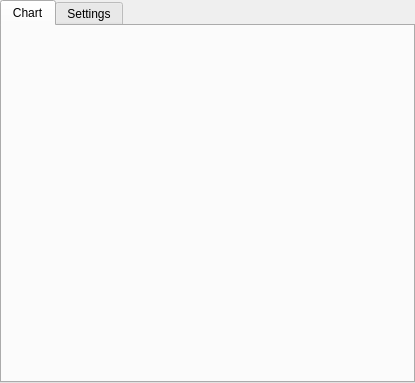
<?xml version="1.0" encoding="UTF-8"?>
<ui version="4.0">
 <class>PieChart</class>
 <widget class="QWidget" name="PieChart">
  <property name="geometry">
   <rect>
    <x>0</x>
    <y>0</y>
    <width>415</width>
    <height>383</height>
   </rect>
  </property>
  <property name="windowTitle">
   <string>PieChart</string>
  </property>
  <property name="windowIcon">
   <iconset resource="../icons.qrc">
    <normaloff>:/images/piechart.ico</normaloff>:/images/piechart.ico</iconset>
  </property>
  <layout class="QVBoxLayout" name="verticalLayout">
   <property name="spacing">
    <number>0</number>
   </property>
   <property name="leftMargin">
    <number>0</number>
   </property>
   <property name="topMargin">
    <number>0</number>
   </property>
   <property name="rightMargin">
    <number>0</number>
   </property>
   <property name="bottomMargin">
    <number>0</number>
   </property>
   <item>
    <widget class="QTabWidget" name="tabWidget">
     <property name="currentIndex">
      <number>0</number>
     </property>
     <widget class="QWidget" name="tab">
      <attribute name="title">
       <string>Chart</string>
      </attribute>
      <layout class="QVBoxLayout" name="verticalLayout_2">
       <property name="spacing">
        <number>0</number>
       </property>
       <property name="leftMargin">
        <number>0</number>
       </property>
       <property name="topMargin">
        <number>0</number>
       </property>
       <property name="rightMargin">
        <number>0</number>
       </property>
       <property name="bottomMargin">
        <number>0</number>
       </property>
       <item>
        <widget class="QtCharts::QChartView" name="chartView" native="true"/>
       </item>
      </layout>
     </widget>
     <widget class="QWidget" name="tab_2">
      <attribute name="title">
       <string>Settings</string>
      </attribute>
      <layout class="QVBoxLayout" name="verticalLayout_3">
       <item>
        <widget class="QScrollArea" name="scrollArea">
         <property name="widgetResizable">
          <bool>true</bool>
         </property>
         <widget class="QWidget" name="scrollAreaWidgetContents">
          <property name="geometry">
           <rect>
            <x>0</x>
            <y>0</y>
            <width>372</width>
            <height>785</height>
           </rect>
          </property>
          <layout class="QVBoxLayout" name="verticalLayout_4">
           <item>
            <widget class="QGroupBox" name="groupBox">
             <property name="title">
              <string>Basic</string>
             </property>
             <layout class="QFormLayout" name="formLayout">
              <item row="0" column="0">
               <widget class="QLabel" name="label">
                <property name="text">
                 <string>ID</string>
                </property>
               </widget>
              </item>
              <item row="0" column="1">
               <widget class="QLineEdit" name="idEdit"/>
              </item>
              <item row="1" column="0">
               <widget class="QLabel" name="label_2">
                <property name="text">
                 <string>Title</string>
                </property>
               </widget>
              </item>
              <item row="1" column="1">
               <widget class="QLineEdit" name="titleEdit">
                <property name="text">
                 <string>Simple Pie Chart</string>
                </property>
               </widget>
              </item>
             </layout>
            </widget>
           </item>
           <item>
            <widget class="QGroupBox" name="groupBox_2">
             <property name="title">
              <string>Misc</string>
             </property>
             <layout class="QFormLayout" name="formLayout_2">
              <item row="7" column="0">
               <widget class="QLabel" name="label_13">
                <property name="text">
                 <string>Animation</string>
                </property>
               </widget>
              </item>
              <item row="7" column="1">
               <widget class="QComboBox" name="animationComboBox">
                <property name="currentIndex">
                 <number>2</number>
                </property>
                <item>
                 <property name="text">
                  <string>No Animation</string>
                 </property>
                </item>
                <item>
                 <property name="text">
                  <string>Grid/Axis Animation</string>
                 </property>
                </item>
                <item>
                 <property name="text">
                  <string>Series Animation</string>
                 </property>
                </item>
                <item>
                 <property name="text">
                  <string>All Animations</string>
                 </property>
                </item>
               </widget>
              </item>
              <item row="8" column="0">
               <widget class="QLabel" name="label_17">
                <property name="text">
                 <string>Theme</string>
                </property>
               </widget>
              </item>
              <item row="8" column="1">
               <widget class="QComboBox" name="themeComboBox">
                <item>
                 <property name="text">
                  <string>Light</string>
                 </property>
                </item>
                <item>
                 <property name="text">
                  <string>Blue Cerulean</string>
                 </property>
                </item>
                <item>
                 <property name="text">
                  <string>Dark</string>
                 </property>
                </item>
                <item>
                 <property name="text">
                  <string>Brown Sand</string>
                 </property>
                </item>
                <item>
                 <property name="text">
                  <string>Blue NCS</string>
                 </property>
                </item>
                <item>
                 <property name="text">
                  <string>High Contrast</string>
                 </property>
                </item>
                <item>
                 <property name="text">
                  <string>Blue Icy</string>
                 </property>
                </item>
                <item>
                 <property name="text">
                  <string>Qt</string>
                 </property>
                </item>
               </widget>
              </item>
              <item row="9" column="0">
               <widget class="QCheckBox" name="antialiasingCheckBox">
                <property name="text">
                 <string>Anti-Aliasing</string>
                </property>
                <property name="checked">
                 <bool>true</bool>
                </property>
               </widget>
              </item>
              <item row="0" column="0">
               <widget class="QLabel" name="label_3">
                <property name="text">
                 <string>Horizontal Position</string>
                </property>
               </widget>
              </item>
              <item row="1" column="0">
               <widget class="QLabel" name="label_4">
                <property name="text">
                 <string>Vertical Position</string>
                </property>
               </widget>
              </item>
              <item row="2" column="0">
               <widget class="QLabel" name="label_5">
                <property name="text">
                 <string>Size Factor</string>
                </property>
               </widget>
              </item>
              <item row="3" column="0">
               <widget class="QLabel" name="label_18">
                <property name="text">
                 <string>Start Angle</string>
                </property>
               </widget>
              </item>
              <item row="4" column="0">
               <widget class="QLabel" name="label_19">
                <property name="text">
                 <string>End Angle</string>
                </property>
               </widget>
              </item>
              <item row="5" column="0">
               <widget class="QLabel" name="label_20">
                <property name="text">
                 <string>Hole Size</string>
                </property>
               </widget>
              </item>
              <item row="6" column="0">
               <widget class="QCheckBox" name="explodeSliceCheckBox">
                <property name="text">
                 <string>Explode Slice On Hover</string>
                </property>
                <property name="checked">
                 <bool>true</bool>
                </property>
               </widget>
              </item>
              <item row="0" column="1">
               <widget class="QDoubleSpinBox" name="hPosSpinBox">
                <property name="maximum">
                 <double>1.000000000000000</double>
                </property>
                <property name="singleStep">
                 <double>0.100000000000000</double>
                </property>
                <property name="value">
                 <double>0.500000000000000</double>
                </property>
               </widget>
              </item>
              <item row="1" column="1">
               <widget class="QDoubleSpinBox" name="vPosSpinBox">
                <property name="maximum">
                 <double>1.000000000000000</double>
                </property>
                <property name="singleStep">
                 <double>0.100000000000000</double>
                </property>
                <property name="value">
                 <double>0.500000000000000</double>
                </property>
               </widget>
              </item>
              <item row="2" column="1">
               <widget class="QDoubleSpinBox" name="sizeFactorSpinBox">
                <property name="maximum">
                 <double>1.000000000000000</double>
                </property>
                <property name="singleStep">
                 <double>0.100000000000000</double>
                </property>
                <property name="value">
                 <double>0.700000000000000</double>
                </property>
               </widget>
              </item>
              <item row="3" column="1">
               <widget class="QDoubleSpinBox" name="startAngleSpinBox">
                <property name="minimum">
                 <double>-360.000000000000000</double>
                </property>
                <property name="maximum">
                 <double>360.000000000000000</double>
                </property>
                <property name="singleStep">
                 <double>1.000000000000000</double>
                </property>
                <property name="value">
                 <double>0.000000000000000</double>
                </property>
               </widget>
              </item>
              <item row="4" column="1">
               <widget class="QDoubleSpinBox" name="endAngleSpinBox">
                <property name="minimum">
                 <double>-360.000000000000000</double>
                </property>
                <property name="maximum">
                 <double>360.000000000000000</double>
                </property>
                <property name="singleStep">
                 <double>1.000000000000000</double>
                </property>
                <property name="value">
                 <double>360.000000000000000</double>
                </property>
               </widget>
              </item>
              <item row="5" column="1">
               <widget class="QDoubleSpinBox" name="holeSizeSpinBox">
                <property name="maximum">
                 <double>0.700000000000000</double>
                </property>
                <property name="singleStep">
                 <double>0.100000000000000</double>
                </property>
                <property name="value">
                 <double>0.000000000000000</double>
                </property>
               </widget>
              </item>
             </layout>
            </widget>
           </item>
           <item>
            <widget class="QGroupBox" name="groupBox_3">
             <property name="title">
              <string>Legend</string>
             </property>
             <layout class="QFormLayout" name="formLayout_3">
              <item row="0" column="0">
               <widget class="QCheckBox" name="legendShowCheckBox">
                <property name="text">
                 <string>Show Legends</string>
                </property>
                <property name="checked">
                 <bool>true</bool>
                </property>
               </widget>
              </item>
              <item row="1" column="0">
               <widget class="QLabel" name="label_6">
                <property name="text">
                 <string>Position</string>
                </property>
               </widget>
              </item>
              <item row="1" column="1">
               <widget class="QComboBox" name="legendPositionComboBox">
                <property name="currentIndex">
                 <number>2</number>
                </property>
                <item>
                 <property name="text">
                  <string>Top</string>
                 </property>
                </item>
                <item>
                 <property name="text">
                  <string>Right</string>
                 </property>
                </item>
                <item>
                 <property name="text">
                  <string>Bottom</string>
                 </property>
                </item>
                <item>
                 <property name="text">
                  <string>Left</string>
                 </property>
                </item>
                <item>
                 <property name="text">
                  <string>Detached</string>
                 </property>
                </item>
               </widget>
              </item>
              <item row="2" column="1">
               <widget class="QGroupBox" name="legendDetachedParamGroup">
                <property name="title">
                 <string>Detached Parameters</string>
                </property>
                <layout class="QFormLayout" name="formLayout_4">
                 <item row="0" column="0">
                  <widget class="QLabel" name="label_9">
                   <property name="text">
                    <string>HPos</string>
                   </property>
                  </widget>
                 </item>
                 <item row="0" column="1">
                  <widget class="QDoubleSpinBox" name="legendHPosSpinBox">
                   <property name="maximum">
                    <double>1920.000000000000000</double>
                   </property>
                   <property name="value">
                    <double>150.000000000000000</double>
                   </property>
                  </widget>
                 </item>
                 <item row="1" column="0">
                  <widget class="QLabel" name="label_10">
                   <property name="text">
                    <string>VPos</string>
                   </property>
                  </widget>
                 </item>
                 <item row="1" column="1">
                  <widget class="QDoubleSpinBox" name="legendVPosSpinBox">
                   <property name="maximum">
                    <double>1920.000000000000000</double>
                   </property>
                   <property name="value">
                    <double>150.000000000000000</double>
                   </property>
                  </widget>
                 </item>
                 <item row="2" column="0">
                  <widget class="QLabel" name="label_11">
                   <property name="text">
                    <string>Width</string>
                   </property>
                  </widget>
                 </item>
                 <item row="2" column="1">
                  <widget class="QDoubleSpinBox" name="legendWidthSpinBox">
                   <property name="maximum">
                    <double>1920.000000000000000</double>
                   </property>
                   <property name="value">
                    <double>150.000000000000000</double>
                   </property>
                  </widget>
                 </item>
                 <item row="3" column="0">
                  <widget class="QLabel" name="label_12">
                   <property name="text">
                    <string>Height</string>
                   </property>
                  </widget>
                 </item>
                 <item row="3" column="1">
                  <widget class="QDoubleSpinBox" name="legendHeightSpinBox">
                   <property name="maximum">
                    <double>1920.000000000000000</double>
                   </property>
                   <property name="value">
                    <double>75.000000000000000</double>
                   </property>
                  </widget>
                 </item>
                </layout>
               </widget>
              </item>
              <item row="3" column="0">
               <widget class="QLabel" name="label_8">
                <property name="text">
                 <string>Font</string>
                </property>
               </widget>
              </item>
              <item row="3" column="1">
               <widget class="QFontComboBox" name="legendFontComboBox"/>
              </item>
              <item row="6" column="0">
               <layout class="QHBoxLayout" name="horizontalLayout">
                <property name="leftMargin">
                 <number>0</number>
                </property>
                <property name="topMargin">
                 <number>0</number>
                </property>
                <item>
                 <widget class="QPushButton" name="legendBoldCheckBox">
                  <property name="toolTip">
                   <string>Bold</string>
                  </property>
                  <property name="text">
                   <string/>
                  </property>
                  <property name="icon">
                   <iconset resource="../icons.qrc">
                    <normaloff>:/images/format-text-bold.png</normaloff>:/images/format-text-bold.png</iconset>
                  </property>
                  <property name="iconSize">
                   <size>
                    <width>20</width>
                    <height>20</height>
                   </size>
                  </property>
                  <property name="checkable">
                   <bool>true</bool>
                  </property>
                  <property name="flat">
                   <bool>true</bool>
                  </property>
                 </widget>
                </item>
                <item>
                 <widget class="QPushButton" name="legendItalicCheckBox">
                  <property name="toolTip">
                   <string>Italic</string>
                  </property>
                  <property name="text">
                   <string/>
                  </property>
                  <property name="icon">
                   <iconset resource="../icons.qrc">
                    <normaloff>:/images/format-text-italic.png</normaloff>:/images/format-text-italic.png</iconset>
                  </property>
                  <property name="iconSize">
                   <size>
                    <width>20</width>
                    <height>20</height>
                   </size>
                  </property>
                  <property name="checkable">
                   <bool>true</bool>
                  </property>
                  <property name="flat">
                   <bool>true</bool>
                  </property>
                 </widget>
                </item>
                <item>
                 <widget class="QPushButton" name="legendUnderlineCheckBox">
                  <property name="toolTip">
                   <string>Underline</string>
                  </property>
                  <property name="text">
                   <string/>
                  </property>
                  <property name="icon">
                   <iconset resource="../icons.qrc">
                    <normaloff>:/images/format-text-underline.png</normaloff>:/images/format-text-underline.png</iconset>
                  </property>
                  <property name="iconSize">
                   <size>
                    <width>20</width>
                    <height>20</height>
                   </size>
                  </property>
                  <property name="checkable">
                   <bool>true</bool>
                  </property>
                  <property name="checked">
                   <bool>false</bool>
                  </property>
                  <property name="flat">
                   <bool>true</bool>
                  </property>
                 </widget>
                </item>
               </layout>
              </item>
              <item row="6" column="1">
               <layout class="QHBoxLayout" name="horizontalLayout_2">
                <property name="topMargin">
                 <number>4</number>
                </property>
                <item>
                 <widget class="QLabel" name="label_7">
                  <property name="sizePolicy">
                   <sizepolicy hsizetype="Preferred" vsizetype="MinimumExpanding">
                    <horstretch>0</horstretch>
                    <verstretch>0</verstretch>
                   </sizepolicy>
                  </property>
                  <property name="text">
                   <string>Font Size</string>
                  </property>
                 </widget>
                </item>
                <item>
                 <widget class="QDoubleSpinBox" name="legendFontSizeSpinBox">
                  <property name="sizePolicy">
                   <sizepolicy hsizetype="Expanding" vsizetype="Fixed">
                    <horstretch>0</horstretch>
                    <verstretch>0</verstretch>
                   </sizepolicy>
                  </property>
                  <property name="alignment">
                   <set>Qt::AlignLeading|Qt::AlignLeft|Qt::AlignVCenter</set>
                  </property>
                  <property name="value">
                   <double>8.250000000000000</double>
                  </property>
                 </widget>
                </item>
               </layout>
              </item>
             </layout>
            </widget>
           </item>
           <item>
            <widget class="QGroupBox" name="groupBox_4">
             <property name="title">
              <string>Labels</string>
             </property>
             <layout class="QFormLayout" name="formLayout_5">
              <item row="0" column="0">
               <widget class="QCheckBox" name="showLabelsCheckBox">
                <property name="text">
                 <string>Show Labels</string>
                </property>
                <property name="checked">
                 <bool>true</bool>
                </property>
               </widget>
              </item>
              <item row="1" column="0">
               <widget class="QLabel" name="label_14">
                <property name="toolTip">
                 <string>Only applicable when position is set to &quot;Outside&quot;</string>
                </property>
                <property name="text">
                 <string>Label Arm Length</string>
                </property>
               </widget>
              </item>
              <item row="1" column="1">
               <widget class="QDoubleSpinBox" name="labelArmLengthSpinBox">
                <property name="minimum">
                 <double>0.000000000000000</double>
                </property>
                <property name="maximum">
                 <double>99.000000000000000</double>
                </property>
                <property name="singleStep">
                 <double>0.010000000000000</double>
                </property>
                <property name="value">
                 <double>0.200000000000000</double>
                </property>
               </widget>
              </item>
              <item row="2" column="0">
               <widget class="QLabel" name="label_15">
                <property name="text">
                 <string>Position</string>
                </property>
               </widget>
              </item>
              <item row="2" column="1">
               <widget class="QComboBox" name="labelPosComboBox">
                <item>
                 <property name="text">
                  <string>Outside</string>
                 </property>
                </item>
                <item>
                 <property name="text">
                  <string>Inside Horizontal</string>
                 </property>
                </item>
                <item>
                 <property name="text">
                  <string>Inside Tangential</string>
                 </property>
                </item>
                <item>
                 <property name="text">
                  <string>Inside Normal</string>
                 </property>
                </item>
               </widget>
              </item>
             </layout>
            </widget>
           </item>
          </layout>
         </widget>
        </widget>
       </item>
      </layout>
     </widget>
    </widget>
   </item>
  </layout>
 </widget>
 <customwidgets>
  <customwidget>
   <class>QtCharts::QChartView</class>
   <extends>QWidget</extends>
   <header location="global">QtCharts/QChartView</header>
   <container>1</container>
  </customwidget>
 </customwidgets>
 <resources>
  <include location="../icons.qrc"/>
 </resources>
 <connections/>
</ui>
